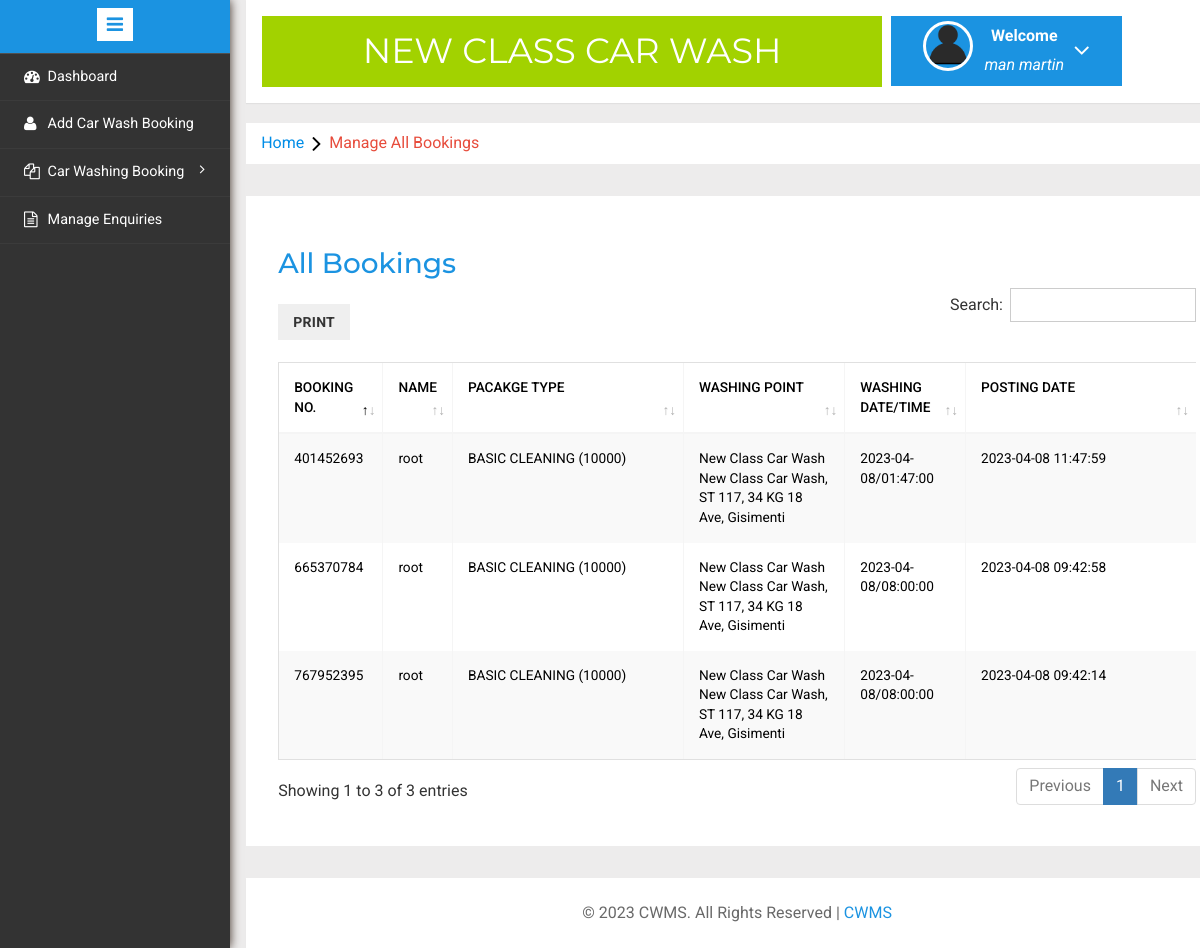
The page /admin/all-bookings.php (signed in) on the database as committed earlier.
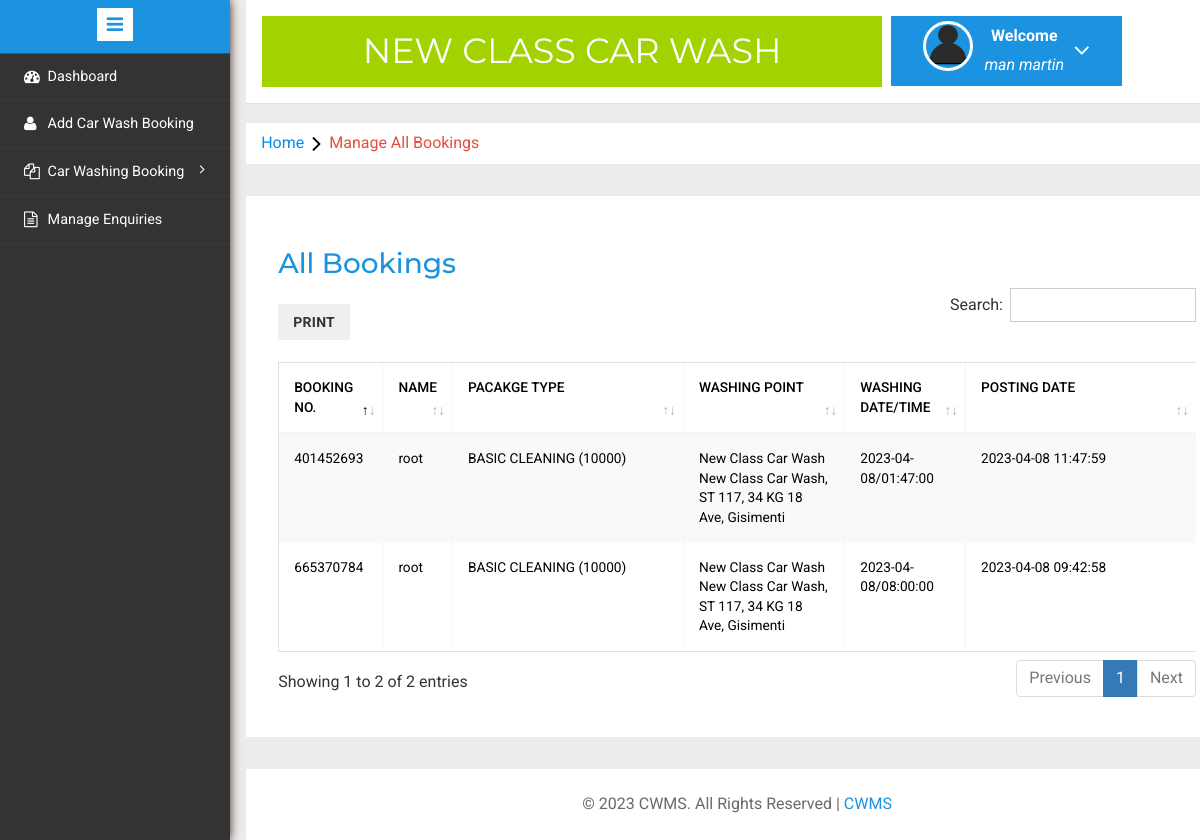
The same page on the database as committed later.
### tables this page shows
CREATE TABLE `tblwashingpoints` (
  `id` int(11) NOT NULL,
  `washingPointName` varchar(255) DEFAULT NULL,
  `washingPointAddress` varchar(255) DEFAULT NULL,
  `contactNumber` varchar(20) DEFAULT NULL,
  `capacity` int(5) NOT NULL,
  `is_active` int(6) NOT NULL DEFAULT 1,
  `creationDate` timestamp NOT NULL DEFAULT current_timestamp()
);

CREATE TABLE `tblcarwashbooking` (
  `id` int(11) NOT NULL,
  `bookingId` bigint(10) DEFAULT NULL,
  `packageType` varchar(120) DEFAULT NULL,
  `carWashPoint` int(11) DEFAULT NULL,
  `fullName` varchar(150) DEFAULT NULL,
  `mobileNumber` varchar(20) DEFAULT NULL,
  `washDate` date DEFAULT NULL,
  `washTime` time DEFAULT NULL,
  `message` mediumtext DEFAULT NULL,
  `status` varchar(120) DEFAULT NULL,
  `adminRemark` mediumtext DEFAULT NULL,
  `paymentStatus` varchar(120) NOT NULL DEFAULT 'not payed',
  `paymentMode` varchar(120) DEFAULT NULL,
  `postingDate` timestamp NULL DEFAULT current_timestamp(),
  `lastUpdationDate` timestamp NULL DEFAULT NULL ON UPDATE current_timestamp()
);

CREATE TABLE `tblprice` (
  `id` int(10) NOT NULL,
  `service` varchar(200) NOT NULL,
  `cost` varchar(200) NOT NULL
);

### admin/all-bookings.php (the view, shortened to what this page needs)
<?php
include('includes/config.php');
if (strlen($_SESSION['alogin']) == 0) {
	header('location:index.php');
} else {
?>
	<!DOCTYPE HTML>
	<html>
	<head>
		<link href="css/bootstrap.min.css" rel='stylesheet' type='text/css' />
		<link href="css/style.css" rel='stylesheet' type='text/css' />
		<link rel="stylesheet" href="css/morris.css" type="text/css" />
		<link href="css/font-awesome.css" rel="stylesheet">
		<link rel="stylesheet" type="text/css" href="css/table-style.css" />
		<link rel="stylesheet" type="text/css" href="css/basictable.css" />
		<link rel="stylesheet" href="../plugins/datatables-bs4/css/dataTables.bootstrap4.min.css">
		<link rel="stylesheet" href="../plugins/datatables-responsive/css/responsive.bootstrap4.min.css">
		<link rel="stylesheet" href="../plugins/datatables-buttons/css/buttons.bootstrap4.min.css">
		<link rel="stylesheet" href="css/icon-font.min.css" type='text/css' />
	</head>
	<body>
		<div class="page-container">
			<div class="left-content">
				<div class="mother-grid-inner">
					<?php include('includes/header.php'); ?>
				</div>
				<ol class="breadcrumb">
					<li class="breadcrumb-item"><a href="dashboard.php">Home</a><i class="fa fa-angle-right"></i>Manage All Bookings</li>
				</ol>
				<div class="agile-grids">
					<div class="agile-tables">
						<div class="w3l-table-info">
							<h2>All Bookings</h2>
							<table id="example1" class="table table-bordered table-striped">
								<thead>
									<tr>
										<th style="color:black;">Booking No.</th>
										<th style="color:black;">Name</th>
										<th style="color:black;" width="200">Pacakge Type</th>
										<th style="color:black;">Washing Point </th>
										<th style="color:black;">Washing Date/Time </th>
										<th style="color:black;" width="200">Posting date </th>
									</tr>
								</thead>
								<tbody>
									<?php $sql = "SELECT *,tblcarwashbooking.id as bid from tblcarwashbooking
									join tblwashingpoints on tblwashingpoints.id=tblcarwashbooking.carWashPoint
									where tblcarwashbooking.carWashPoint='$_SESSION[carwash]'";
									$query = $dbh->prepare($sql);
									$query->execute();
									$results = $query->fetchAll(PDO::FETCH_OBJ);
									if ($query->rowCount() > 0) {
										foreach ($results as $result) {				?>
											<tr>
												<td style="color:black;"><?php echo htmlentities($result->bookingId); ?></td>
												<td style="color:black;"><?php echo htmlentities($result->fullName); ?></td>
												<td style="color:black;" width="50">
													<?php
													$ptype = $result->packageType;
													$sql1 = "SELECT * from tblprice where id='$ptype'";
													$query1 = $dbh->prepare($sql1);
													$query1->execute();
													$results1 = $query1->fetchAll(PDO::FETCH_OBJ);
													foreach ($results1 as $result1) { ?>
														<?= $result1->service; ?> (<?= $result1->cost; ?>)
													<?php }
													?></td>
												<td style="color:black;"><?php echo htmlentities($result->washingPointName); ?><br />
													<?php echo htmlentities($result->washingPointAddress); ?></td>
												<td style="color:black;"><?php echo htmlentities($result->washDate . "/" . $result->washTime); ?></td>
												<td style="color:black;"><?php echo htmlentities($result->postingDate); ?></td>
											<?php } ?>
											</tr>
										<?php } else { ?>
											<tr>
												<td colspan="6" style="color:red;">No Record found</td>
											</tr>
										<?php } ?>
								</tbody>
							</table>
						</div>
					</div>
					<?php include('includes/footer.php'); ?>
				</div>
			</div>
			<?php include('includes/sidebarmenu.php'); ?>
		</div>
	</body>
	</html>
<?php } ?>

### admin/includes/header.php (shortened to what this page needs)
<div class="header-main">
	<div class="logo-w3-agile">
		<?php
		$sql = "SELECT washingPointName FROM tblwashingpoints WHERE id='$_SESSION[carwash]' and is_active=1";
		$query = $dbh->prepare($sql);
		$query->execute();
		$results = $query->fetchAll(PDO::FETCH_OBJ);
		foreach ($results as $result) { ?>
			<h1><a href="dashboard.php"><?= $result->washingPointName; ?></a></h1>
		<?php }
		?>
	</div>
	<div class="profile_details w3l">
		<ul>
			<li class="dropdown profile_details_drop">
				<a href="#" class="dropdown-toggle" data-toggle="dropdown" aria-expanded="false">
					<div class="profile_img">
						<span class="prfil-img"><img src="images/User-icon.png" alt=""> </span>
						<div class="user-name">
							<p>Welcome</p>
							<span><?= $_SESSION['alogin']; ?></span>
						</div>
						<i class="fa fa-angle-down"></i>
						<div class="clearfix"></div>
					</div>
				</a>
			</li>
		</ul>
	</div>
</div>

### admin/includes/footer.php
<div class="copyrights">
	 <p>© <?php echo date('Y');?> CWMS. All Rights Reserved |  <a href="#">CWMS</a> </p>
</div>

### admin/includes/sidebarmenu.php (shortened to what this page needs)
<div class="sidebar-menu">
	<header class="logo1">
		<a href="#" class="sidebar-icon"> <span class="fa fa-bars"></span> </a>
	</header>
	<div class="menu">
		<ul id="menu">
			<li><a href="dashboard.php"><i class="fa fa-tachometer"></i> <span>Dashboard</span>
				</a></li>
			<li><a href="add-booking.php"><i class="fa fa-user" aria-hidden="true"></i> <span>Add Car Wash Booking</span>
				</a></li>
			<li id="menu-academico"><a href="#"><i class="fa fa-files-o" aria-hidden="true"></i><span>Car Washing Booking</span> <span class="fa fa-angle-right" style="float: right"></span>
				</a>
			</li>
			<li><a href="manage-enquires.php"><i class="fa fa-file-text-o" aria-hidden="true"></i> <span>Manage Enquiries</span>
				</a></li>
		</ul>
	</div>
</div>

### admin/css/table-style.css (style rules this page uses)
table { background: white; border-collapse: collapse; margin: 1.25em 0 0; width: 100%; }
table tr, table th, table td { border: none; border-bottom: 1px solid #e8e8e8; font-size: .95em; }
table th, table td { padding: 10px 12px; text-align: left; }
table th { background: #e74c3c; color: #fff; text-transform: uppercase; }
table tr td { background: #f3faff; color: #424242; }
table tr:nth-of-type(2n+2) td { background: #ffffff; }
table { width: 100%; }
.table { margin: 30px 0; border-collapse: collapse; border-spacing: 0; empty-cells: show; border: 1px solid #e0e0e0; }
.table td, .table th { border-left: 1px solid #e0e0e0; border-width: 0 0 0 1px; font-size: inherit; margin: 0; overflow: visible; padding: 0.5em 1em; font-weight: normal; }
.table td:first-child, .table th:first-child { border-left-width: 0; }
.table thead, .table tfoot { background-color: #f05050; color: #fff; text-align: left; vertical-align: bottom; }
.table thead td, .table tfoot td, .table thead th, .table tfoot th { border-color: #fff; }
.table td { background-color: transparent; }

Rows that differ between the two databases and show on the page:
removed tblcarwashbooking: bookingId "767952395", fullName "root", tblwashingpoints.washingPointName "New Class Car Wash", tblwashingpoints.washingPointAddress "New Class Car Wash, ST 117, 34 KG 18 Ave, Gisimenti", washDate+washTime "2023-04-08/08:00:00", postingDate "2023-04-08 09:42:14", tblprice (service "BASIC CLEANING", cost "10000")
Other text that changed with them:
text written by a page script: "PRINT Search: Showing 1 to 3 of 3 entries Previous 1 Next" → "PRINT Search: Showing 1 to 2 of 2 entries Previous 1 Next"
